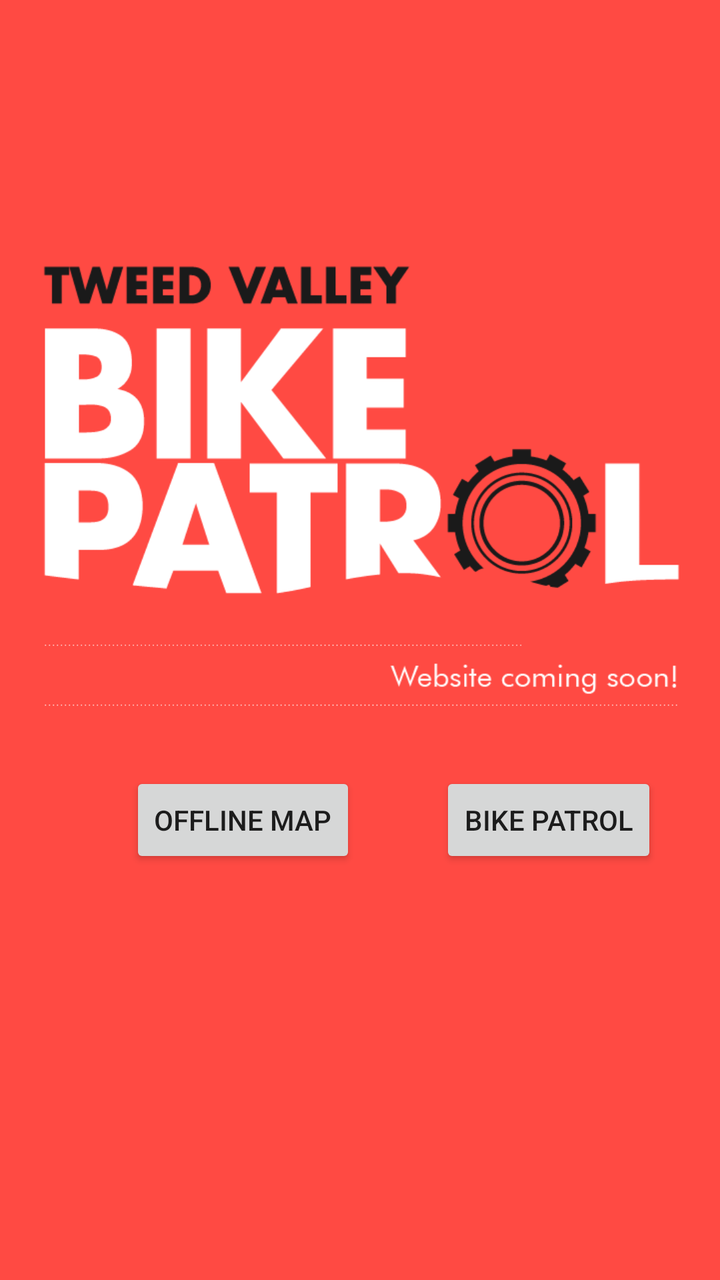
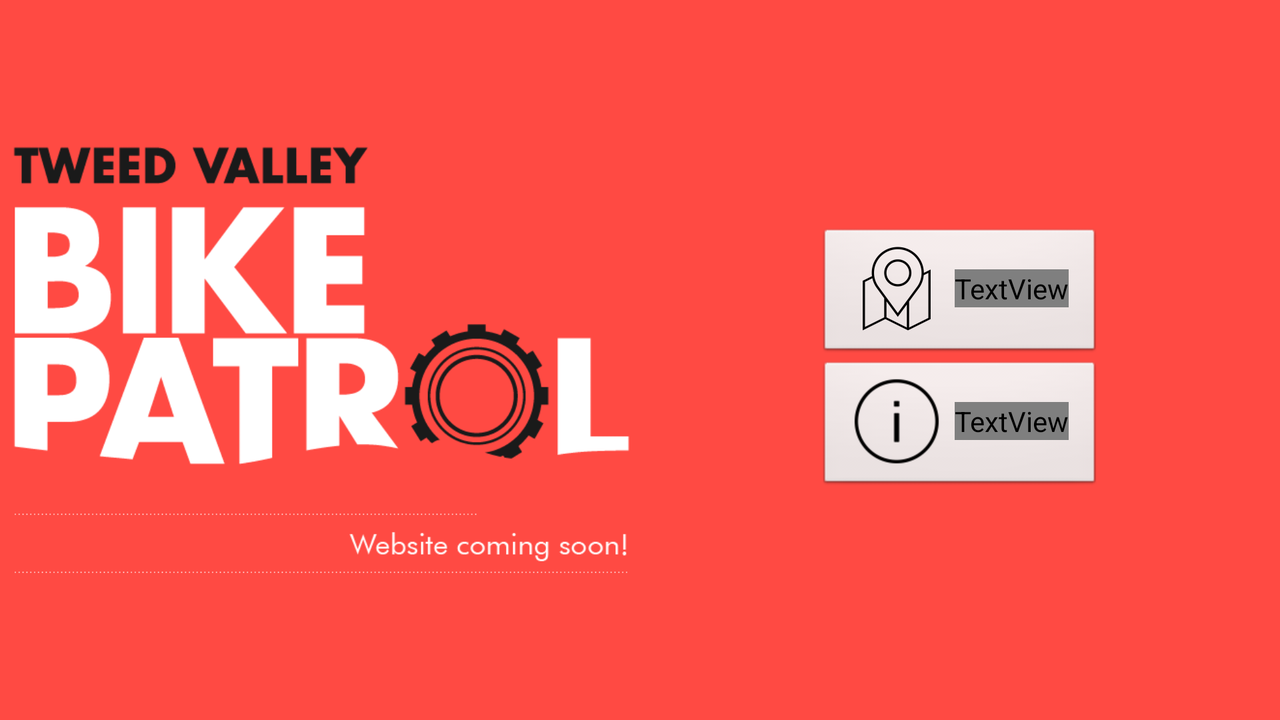

Two renders of one Android screen. The first uses the default layout on a phone; the second uses the alternative layout the repository ships for a different screen configuration, on a matching device. The two XML files are below.
<!-- AndroidManifest.xml: application theme AppTheme -->
<!-- res/layout/intro_screen.xml -->
<?xml version="1.0" encoding="utf-8"?>
<RelativeLayout xmlns:android="http://schemas.android.com/apk/res/android"
    android:layout_width="match_parent"
    android:layout_height="match_parent"
    android:background="#ffff4a43">

    <ImageView
        android:id="@+id/imgLogo"
        android:layout_width="wrap_content"
        android:layout_height="wrap_content"
        android:src="@drawable/tweedpatrol"
        android:padding="20dp"
        android:layout_centerHorizontal="true" />

    <Button
        android:layout_width="wrap_content"
        android:layout_height="wrap_content"
        android:text="Offline Map"
        android:id="@+id/goMapButton"
        android:layout_marginLeft="65dp"
        android:layout_marginStart="65dp"
        android:layout_alignBottom="@+id/imgLogo"
        android:layout_alignParentLeft="true"
        android:layout_alignParentStart="true"
        android:layout_marginBottom="52dp" />

    <Button
        android:layout_width="wrap_content"
        android:layout_height="wrap_content"
        android:text="Bike Patrol"
        android:id="@+id/goBikePatrol"
        android:layout_marginLeft="42dp"
        android:layout_marginStart="42dp"
        android:layout_alignTop="@+id/goMapButton"
        android:layout_toRightOf="@+id/goMapButton"
        android:layout_toEndOf="@+id/goMapButton" />

</RelativeLayout>
<!-- resources referenced by this layout -->
<resources>
  <!-- drawable tweedpatrol: png bitmap (drawable, 21367 bytes) -->
  <style name="AppTheme" parent="Theme.AppCompat.Light.DarkActionBar">
          
  
      </style>
</resources>
<!-- res/layout-land/intro_screen.xml (the repository's variant of the layout above) -->
<!-- drawn on the phone turned sideways -->
<?xml version="1.0" encoding="utf-8"?>
<LinearLayout xmlns:android="http://schemas.android.com/apk/res/android"
    android:layout_width="match_parent"
    android:layout_height="match_parent"
    android:background="#ffff4a43"
    android:orientation="horizontal">

    <ImageView
        android:id="@+id/imgLogo"
        android:layout_width="wrap_content"
        android:layout_height="wrap_content"
        android:layout_margin="5dp"

        android:layout_weight="1"
        android:src="@drawable/tweedpatrol" />


    <LinearLayout
        android:layout_width="match_parent"
        android:layout_height="wrap_content"
        android:orientation="vertical"
        android:layout_gravity="center_vertical"
        android:layout_weight="1"
        android:gravity="center">


        <LinearLayout
            android:id="@+id/goMapButton"
            android:layout_width="wrap_content"
            android:layout_height="wrap_content"
            android:background="@android:drawable/btn_default"
            android:clickable="true"
            android:orientation="horizontal" >

            <ImageView

                android:layout_width="wrap_content"
                android:layout_height="wrap_content"
                android:layout_gravity="center_vertical"
                android:layout_marginLeft="5dp"
                android:src="@drawable/gotomap" />

            <TextView

                android:layout_width="wrap_content"
                android:layout_height="wrap_content"
                android:layout_gravity="center_vertical"
                android:layout_margin="5dp"
                android:textColor="@color/Black"
                android:textStyle="bold"
                android:text="Offline Map" />
        </LinearLayout>
        <LinearLayout
            android:id="@+id/goBikePatrol"
            android:layout_width="wrap_content"
            android:layout_height="wrap_content"
            android:background="@android:drawable/btn_default"
            android:clickable="true"
            android:orientation="horizontal" >

            <ImageView

                android:layout_width="wrap_content"
                android:layout_height="wrap_content"
                android:layout_gravity="center_vertical"
                android:layout_marginLeft="5dp"
                android:src="@drawable/gotoinfo" />

            <TextView

                android:layout_width="wrap_content"
                android:layout_height="wrap_content"
                android:layout_gravity="center_vertical"
                android:layout_margin="5dp"
                android:textColor="@color/Black"
                android:textStyle="bold"
                android:text="Bike Patrol" />
        </LinearLayout>



    </LinearLayout>



</LinearLayout>
<!-- resources referenced by the variant -->
<!-- as the phone turned sideways resolves them -->
<resources>
  <!-- drawable gotoinfo: png bitmap (drawable-hdpi, 1008 bytes) -->
  <!-- drawable gotomap: png bitmap (drawable-hdpi, 1981 bytes) -->
  <!-- drawable tweedpatrol: png bitmap (drawable, 21367 bytes) -->
  <style name="AppTheme" parent="Theme.AppCompat.Light.DarkActionBar">
          
  
      </style>
</resources>
